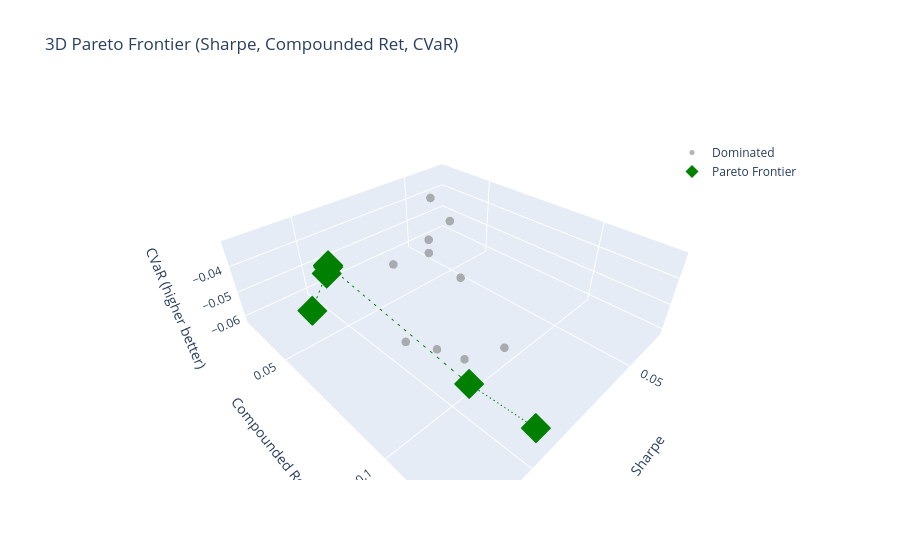

The notebook cell this image was saved under:
### Code cell
def is_dominated_3d(row, df, cols):
    for _, other in df.iterrows():
        if (other[cols[0]] >= row[cols[0]] and
            other[cols[1]] >= row[cols[1]] and
            other[cols[2]] >= row[cols[2]] and
            (other[cols[0]] > row[cols[0]] or
             other[cols[1]] > row[cols[1]] or
             other[cols[2]] > row[cols[2]])):
            return True
    return False

all_avg_perf = all_avg_perf.copy()
cols = ['sharpe', 'compunded_return', 'cvar']
all_avg_perf['dominated_3d'] = all_avg_perf.apply(lambda r: is_dominated_3d(r, all_avg_perf, cols), axis=1)
frontier_3d = all_avg_perf[~all_avg_perf['dominated_3d']]


# Build the figure
fig = go.Figure()

# 1. Dominated models (dark gray)
fig.add_trace(go.Scatter3d(
    x=all_avg_perf[all_avg_perf['dominated_3d']]['sharpe'],
    y=all_avg_perf[all_avg_perf['dominated_3d']]['compunded_return'],
    z=all_avg_perf[all_avg_perf['dominated_3d']]['cvar'],
    mode='markers',
    marker=dict(size=5, color='gray', opacity=0.6),
    text=all_avg_perf[all_avg_perf['dominated_3d']].index,
    hovertemplate='<b>%{text}</b><br>Sharpe: %{x:.3f}<br>Compounded Ret: %{y:.3f}<br>CVaR: %{z:.3f}<extra></extra>',
    name='Dominated'
))

# 2. Frontier models (green)
fig.add_trace(go.Scatter3d(
    x=frontier_3d['sharpe'],
    y=frontier_3d['compunded_return'],
    z=frontier_3d['cvar'],
    mode='markers',
    marker=dict(size=10, color='green', symbol='diamond'),
    text=frontier_3d.index,
    hovertemplate='<b>%{text}</b><br>Sharpe: %{x:.3f}<br>Compounded Ret: %{y:.3f}<br>CVaR: %{z:.3f}<extra></extra>',
    name='Pareto Frontier'
))

# Optional: Add a line connecting frontier points (if you still want it)
# Sort frontier by Sharpe for a plausible line (but interpret with caution)
frontier_sorted = frontier_3d.sort_values('sharpe', ascending=False)
fig.add_trace(go.Scatter3d(
    x=frontier_sorted['sharpe'],
    y=frontier_sorted['compunded_return'],
    z=frontier_sorted['cvar'],
    mode='lines',
    line=dict(color='green', width=2, dash='dash'),
    showlegend=False,
    hoverinfo='skip'
))

fig.update_layout(
    title='3D Pareto Frontier (Sharpe, Compounded Ret, CVaR)',
    scene=dict(
        xaxis_title='Sharpe',
        yaxis_title='Compounded Ret',
        zaxis_title='CVaR (higher better)'
    ),
    legend=dict(x=0.8, y=0.9)
)

fig.show()

### Figure 1 — Plotly figure (JSON) as saved in the notebook; plotly's stock layout.template omitted (floating-point values rounded to 4 significant figures)
{"data": [{"hovertemplate": "<b>%{text}</b><br>Sharpe: %{x:.3f}<br>Compounded Ret: %{y:.3f}<br>CVaR: %{z:.3f}<extra></extra>", "marker": {"color": "gray", "opacity": 0.6, "size": 5}, "mode": "markers", "name": "Dominated", "text": ["TemporalTransformer-custom_loss_10", "TemporalTransformer-custom_loss_11", "TemporalTransformer-custom_loss_12", "PatchTST-custom_loss_6", "PatchTST-custom_loss_10", "PatchTST-custom_loss_12", "BaseLSTM-custom_loss_10", "BaseLSTM-custom_loss_11", "AttentionLSTM-custom_loss_6", "AttentionLSTM-custom_loss_12"], "type": "scatter3d", "x": [0.04183, 0.0623, 0.0318, 0.09847, 0.1067, 0.0498, 0.03912, 0.08678, 0.1022, 0.0717], "y": [0.02757, 0.06673, 0.0308, 0.1028, 0.08964, 0.0363, 0.02647, 0.06047, 0.09657, 0.09545], "z": [-0.06069, -0.05274, -0.05393, -0.04359, -0.04084, -0.0605, -0.04205, -0.03905, -0.04181, -0.06169]}, {"hovertemplate": "<b>%{text}</b><br>Sharpe: %{x:.3f}<br>Compounded Ret: %{y:.3f}<br>CVaR: %{z:.3f}<extra></extra>", "marker": {"color": "green", "size": 10, "symbol": "diamond"}, "mode": "markers", "name": "Pareto Frontier", "text": ["TemporalTransformer-custom_loss_6", "PatchTST-custom_loss_11", "BaseLSTM-custom_loss_6", "BaseLSTM-custom_loss_12", "AttentionLSTM-custom_loss_10", "AttentionLSTM-custom_loss_11"], "type": "scatter3d", "x": [0.09606, 0.1067, 0.1076, 0.1074, 0.1095, 0.121], "y": [0.1245, 0.1119, 0.0574, 0.057, 0.05949, 0.07045], "z": [-0.05334, -0.0395, -0.03196, -0.03174, -0.0324, -0.03334]}, {"hoverinfo": "skip", "line": {"color": "green", "dash": "dash", "width": 2}, "mode": "lines", "showlegend": false, "type": "scatter3d", "x": [0.121, 0.1095, 0.1076, 0.1074, 0.1067, 0.09606], "y": [0.07045, 0.05949, 0.0574, 0.057, 0.1119, 0.1245], "z": [-0.03334, -0.0324, -0.03196, -0.03174, -0.0395, -0.05334]}], "layout": {"legend": {"x": 0.8, "y": 0.9}, "scene": {"xaxis": {"title": {"text": "Sharpe"}}, "yaxis": {"title": {"text": "Compounded Ret"}}, "zaxis": {"title": {"text": "CVaR (higher better)"}}}, "title": {"text": "3D Pareto Frontier (Sharpe, Compounded Ret, CVaR)"}}}
